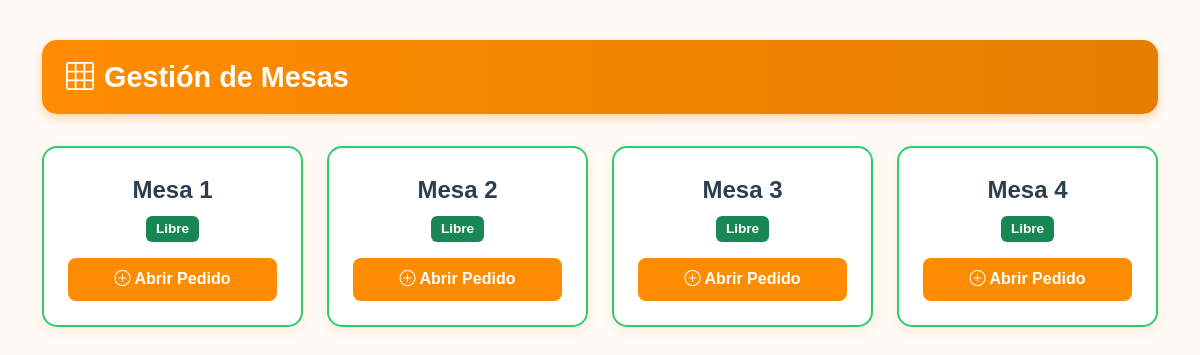
Before: /vista/mesas.php (signed in) with the older database file.
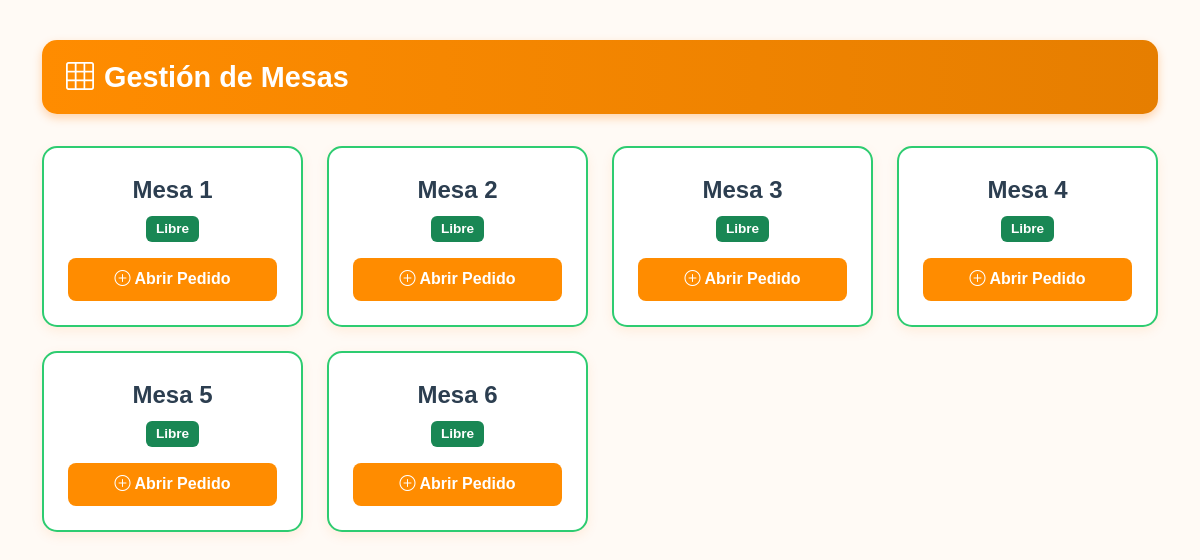
After: the same page with the newer database file.
### tables this page shows
CREATE TABLE mesa (
    id_mesa VARCHAR(10) PRIMARY KEY,
    numero_mesa INT NOT NULL UNIQUE,
    estado_mesa ENUM('libre', 'ocupada', 'limpiando') DEFAULT 'libre',
    INDEX idx_numero (numero_mesa),
    INDEX idx_estado (estado_mesa)
);

### modelo/PedidoDAO.php (called while the page is built, shortened)
<?php
require_once __DIR__ . '/Mesa.php';
class PedidoDAO {
    public static function getTodasLasMesas() {
        try {
            $con = Conexion::conectar();
            $stmt = $con->query("SELECT * FROM mesa ORDER BY numero_mesa");
            $result = $stmt->fetchAll(PDO::FETCH_ASSOC);
            $mesas = [];
            foreach ($result as $data) {
                $mesa = new Mesa($data['numero_mesa']);
                $mesa->setEstado($data['estado_mesa']);
                $mesas[$data['numero_mesa']] = $mesa;
            }
            return $mesas;
        } catch (Exception $e) {
            error_log("Error al obtener mesas: " . $e->getMessage());
            return [];
        }
    }
}
?>

### modelo/Mesa.php (called while the page is built, shortened)
<?php
class Mesa {
    private $numero;
    private $estado;
    public function __construct($numero, $estado = 'libre', $pedido_id = null) {
        $this->numero = $numero;
        $this->estado = $estado;
    }
    public function getNumero() {
        return $this->numero;
    }
    public function getEstado() {
        return $this->estado;
    }
    public function setEstado($estado) {
        $this->estado = $estado;
    }
    public function estaLibre() {
        return $this->estado === 'libre';
    }
    public function estaOcupada() {
        return $this->estado === 'ocupada';
    }
}
?>

### vista/mesas.php (the view, shortened to what this page needs)
<?php
require_once '../modelo/Mesa.php';
require_once '../modelo/PedidoDAO.php';
$mesas = PedidoDAO::getTodasLasMesas();
?>
<!DOCTYPE html>
<html lang="es">
<head>
    <link rel="stylesheet" href="https://cdn.jsdelivr.net/npm/bootstrap@5.3.0/dist/css/bootstrap.min.css">
    <link rel="stylesheet" href="https://cdn.jsdelivr.net/npm/bootstrap-icons@1.10.0/font/bootstrap-icons.css">
</head>
<body>
    <div class="container py-4">
        <div class="header-box">
            <i class="bi bi-grid-3x3 fs-3"></i>
            <h1>Gestión de Mesas</h1>
        </div>
        <div class="row g-4">
            <?php foreach ($mesas as $mesa): ?>
                <div class="col-md-4 col-lg-3">
                    <div class="mesa-card mesa-<?= $mesa->getEstado() ?>">
                        <div class="mesa-number">Mesa <?= $mesa->getNumero() ?></div>
                        <div class="mesa-status my-2">
                            <span class="badge bg-<?=
                                $mesa->getEstado() === 'libre' ? 'success' :
                                ($mesa->getEstado() === 'ocupada' ? 'danger' : 'warning')
                            ?>">
                                <?= ucfirst($mesa->getEstado()) ?>
                            </span>
                        </div>
                        <?php if ($mesa->estaOcupada()): ?>
                            <?php $pedido = PedidoDAO::getPedidoById($mesa->getPedidoId()); ?>
                            <div class="mesa-total">
                                S/ <?= number_format($pedido->getTotal(), 2) ?>
                            </div>
                            <a href="pedido.php?mesa=<?= $mesa->getNumero() ?>" class="btn btn-pink mt-2">
                                <i class="bi bi-clipboard-check"></i> Ver Pedido
                            </a>
                        <?php elseif ($mesa->estaLibre()): ?>
                            <form method="POST" action="../controlador/mesaControlador.php">
                                <button type="submit" class="btn btn-pink mt-2">
                                    <i class="bi bi-plus-circle"></i> Abrir Pedido
                                </button>
                            </form>
                        <?php endif; ?>
                    </div>
                </div>
            <?php endforeach; ?>
                </div>
    </div>
</body>
</html>

### vista/mesas.php (style rules this page uses)
:root { --orange-primary: #ff8c00; --orange-dark: #e67e00; --orange-light: #fff4e6; --bg-body: #fffaf5; }
body { background-color: var(--bg-body); font-family: 'Poppins', sans-serif; margin: 0; padding: 1rem; }
.header-box { background: linear-gradient(90deg, var(--orange-primary), var(--orange-dark)); color: white; padding: 1rem 1.5rem; border-radius: 15px; display: flex; align-items: center; gap: 10px; margin-bottom: 2rem; box-shadow: 0 4px 10px rgba(255, 122, 0, 0.3); }
.header-box h1 { font-weight: 700; font-size: 1.8rem; margin: 0; }
.mesa-card { background: #fff; border-radius: 15px; padding: 1.5rem; text-align: center; border: 2px solid transparent; box-shadow: 0 4px 12px rgba(255, 122, 0, 0.1); transition: all 0.3s; }
.mesa-libre { border: 2px solid #2ecc71; }
.mesa-number { font-weight: 700; font-size: 1.5rem; color: #2c3e50; }
.mesa-status .badge { font-size: 0.85rem; padding: 0.45em 0.75em; }
.btn-pink { background-color: var(--orange-primary); border: none; color: white; font-weight: 600; border-radius: 8px; padding: 0.6rem; width: 100%; transition: all 0.3s; }

Changed rows visible on the page:
added mesa: numero_mesa "5", estado_mesa "Libre"
added mesa: numero_mesa "6", estado_mesa "Libre"
